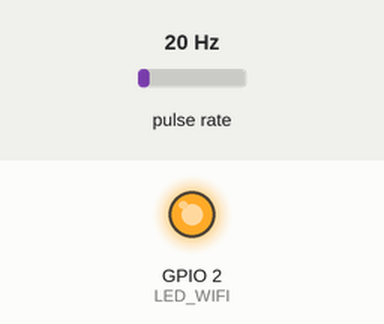
Bench run of a sketch on a simulated ESP32. On the bench: output pins drawn as LEDs (lit = HIGH). Wiring (inferred from the names in the program): pulse sensor: data GPIO 4. The test bench sets the inputs (shaded band); at power-on: pulse rate 20 Hz. WiFi joins after 1.5 s; servers stay silent unless stated; uploads are accepted with an empty reply; what the sketch prints to the serial monitor is not drawn.

Above: at 32.0 s.
At 62.1 s:
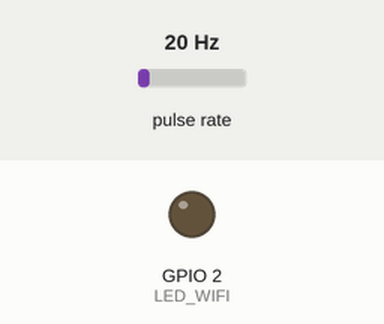
Timing chart, 0 to 80.0 s (numbered marks = the images above):
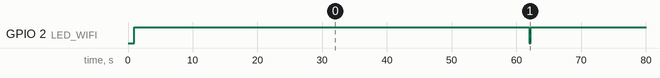

Measured:
- by itself, GPIO 2 (LED_WIFI): alternates HIGH for 59.8 s and LOW for 0.21 s

The sketch:

Post_Sensor_Data_To_Bharat_Pi_Cloud_Over_Wifi.ino
```cpp
// (licence header left out)
#include <HTTPClient.h>

#include <WiFi.h>
#include <WiFiClientSecure.h>
#include <WebServer.h>

const char* ssid = "<YOUR_WIFI_SSID>";
const char* password = "<YOUR_WIFI_PASSWORD>";


WiFiClientSecure* client = new WiFiClientSecure;

// Bharat Pi Webhook URL
static const char *syncUrl = "https://api.refillbot.in/api/webhook/high/device";

int dataSyncInterval = 60000;
int dataSyncCurrentMillis = 0;
int dataSyncPreviousMillis = 0;
int LED_WIFI = 2;
String devID = "";
// Bharat Pi Cloud Organization ID, Contact Bharatpi.net for this ID
String orgID = "ORG_ID";
String sensorName = "FL1"; // Sensor Identification Name.
String secID = "";
//Sensor Data which is changing
String sensorData = "00";
String payload = "";

///////FLOW SENSOR SPECIFIC VARIABLES//////// CHange this for your sensor
volatile byte pulseCount = 0;
float flowRate = 0.0;
unsigned int flowMilliLitres = 0;
unsigned long totalMilliLitres = 0;
long previousMillis = 0;
long currentMillis = 0;
int interval = 1000;
byte pulse1Sec = 0;
byte totalPulseCount = 0;
float calibrationFactor = 2.5;

//Bharat Pi Cloud Public Certificate
const char* rootCACertificate =
  "-----BEGIN CERTIFICATE-----\n"
  "MIIFazCCA1OgAwIBAgIRAIIQz7DSQONZRGPgu2OCiwAwDQYJKoZIhvcNAQELBQAw\n"
  "TzELMAkGA1UEBhMCVVMxKTAnBgNVBAoTIEludGVybmV0IFNlY3VyaXR5IFJlc2Vh\n"
  "cmNoIEdyb3VwMRUwEwYDVQQDEwxJU1JHIFJvb3QgWDEwHhcNMTUwNjA0MTEwNDM4\n"
  "WhcNMzUwNjA0MTEwNDM4WjBPMQswCQYDVQQGEwJVUzEpMCcGA1UEChMgSW50ZXJu\n"
  "ZXQgU2VjdXJpdHkgUmVzZWFyY2ggR3JvdXAxFTATBgNVBAMTDElTUkcgUm9vdCBY\n"
  "MTCCAiIwDQYJKoZIhvcNAQEBBQADggIPADCCAgoCggIBAK3oJHP0FDfzm54rVygc\n"
  "h77ct984kIxuPOZXoHj3dcKi/vVqbvYATyjb3miGbESTtrFj/RQSa78f0uoxmyF+\n"
  "0TM8ukj13Xnfs7j/EvEhmkvBioZxaUpmZmyPfjxwv60pIgbz5MDmgK7iS4+3mX6U\n"
  "A5/TR5d8mUgjU+g4rk8Kb4Mu0UlXjIB0ttov0DiNewNwIRt18jA8+o+u3dpjq+sW\n"
  "T8KOEUt+zwvo/7V3LvSye0rgTBIlDHCNAymg4VMk7BPZ7hm/ELNKjD+Jo2FR3qyH\n"
  "B5T0Y3HsLuJvW5iB4YlcNHlsdu87kGJ55tukmi8mxdAQ4Q7e2RCOFvu396j3x+UC\n"
  "B5iPNgiV5+I3lg02dZ77DnKxHZu8A/lJBdiB3QW0KtZB6awBdpUKD9jf1b0SHzUv\n"
  "KBds0pjBqAlkd25HN7rOrFleaJ1/ctaJxQZBKT5ZPt0m9STJEadao0xAH0ahmbWn\n"
  "OlFuhjuefXKnEgV4We0+UXgVCwOPjdAvBbI+e0ocS3MFEvzG6uBQE3xDk3SzynTn\n"
  "jh8BCNAw1FtxNrQHusEwMFxIt4I7mKZ9YIqioymCzLq9gwQbooMDQaHWBfEbwrbw\n"
  "qHyGO0aoSCqI3Haadr8faqU9GY/rOPNk3sgrDQoo//fb4hVC1CLQJ13hef4Y53CI\n"
  "rU7m2Ys6xt0nUW7/vGT1M0NPAgMBAAGjQjBAMA4GA1UdDwEB/wQEAwIBBjAPBgNV\n"
  "HRMBAf8EBTADAQH/MB0GA1UdDgQWBBR5tFnme7bl5AFzgAiIyBpY9umbbjANBgkq\n"
  "hkiG9w0BAQsFAAOCAgEAVR9YqbyyqFDQDLHYGmkgJykIrGF1XIpu+ILlaS/V9lZL\n"
  "ubhzEFnTIZd+50xx+7LSYK05qAvqFyFWhfFQDlnrzuBZ6brJFe+GnY+EgPbk6ZGQ\n"
  "3BebYhtF8GaV0nxvwuo77x/Py9auJ/GpsMiu/X1+mvoiBOv/2X/qkSsisRcOj/KK\n"
  "NFtY2PwByVS5uCbMiogziUwthDyC3+6WVwW6LLv3xLfHTjuCvjHIInNzktHCgKQ5\n"
  "ORAzI4JMPJ+GslWYHb4phowim57iaztXOoJwTdwJx4nLCgdNbOhdjsnvzqvHu7Ur\n"
  "TkXWStAmzOVyyghqpZXjFaH3pO3JLF+l+/+sKAIuvtd7u+Nxe5AW0wdeRlN8NwdC\n"
  "jNPElpzVmbUq4JUagEiuTDkHzsxHpFKVK7q4+63SM1N95R1NbdWhscdCb+ZAJzVc\n"
  "oyi3B43njTOQ5yOf+1CceWxG1bQVs5ZufpsMljq4Ui0/1lvh+wjChP4kqKOJ2qxq\n"
  "4RgqsahDYVvTH9w7jXbyLeiNdd8XM2w9U/t7y0Ff/9yi0GE44Za4rF2LN9d11TPA\n"
  "mRGunUHBcnWEvgJBQl9nJEiU0Zsnvgc/ubhPgXRR4Xq37Z0j4r7g1SgEEzwxA57d\n"
  "emyPxgcYxn/eR44/KJ4EBs+lVDR3veyJm+kXQ99b21/+jh5Xos1AnX5iItreGCc=\n"
  "-----END CERTIFICATE-----\n";

#define SENSOR 4

void IRAM_ATTR pulseCounter() {
  pulseCount++;
}


void setup() {
  Serial.begin(115200);
  pinMode(LED_WIFI, OUTPUT);
  pinMode(SENSOR, INPUT_PULLUP);
  digitalWrite(LED_WIFI, LOW);
  WiFi.begin(ssid, password);
  while (WiFi.status() != WL_CONNECTED) {
    delay(1000);
    Serial.println("Connecting to WiFi...");
    digitalWrite(LED_WIFI, HIGH);
  }


  pulseCount = 0;
  flowRate = 0.0;
  flowMilliLitres = 0;
  totalMilliLitres = 0;
  previousMillis = 0;

  dataSyncPreviousMillis = millis();

  Serial.println();
  Serial.println();
  Serial.println("Booting...");
  WiFi.setHostname("BharatPi-Node-Wifi-001");
  Serial.println("Hostname set to: ");
  Serial.println(WiFi.getHostname());

  devID = WiFi.macAddress(); //Set device ID
  Serial.print("Device ID set to: ");
  Serial.println(devID);
  attachInterrupt(digitalPinToInterrupt(SENSOR), pulseCounter, FALLING);

}

void loop() {
  // put your main code here, to run repeatedly:
  flowCompute();
  if (WiFi.status() != WL_CONNECTED) {
    digitalWrite(LED_WIFI, LOW);
    Serial.print("WiFi Connection lost. Status code: ");
    Serial.println(WiFi.status());
  } else {
    //WiFi is connected sync data and show WiFi LED ON
    digitalWrite(LED_WIFI, HIGH);
    //Serial.println("LED ON");
    //    Serial.println("WiFi Connection Restored! ");
    String dataToSync = String(totalMilliLitres / 1000); //+ "," + String(totalPulseCount);
    postData(String(dataToSync));
  }
}


void flowCompute(){
    currentMillis = millis();
    if (currentMillis - previousMillis > interval) {

      pulse1Sec = pulseCount;
      totalPulseCount += pulseCount;
      pulseCount = 0;

      // Because this loop may not complete in exactly 1 second intervals we calculate
      // the number of milliseconds that have passed since the last execution and use
      // that to scale the output. We also apply the calibrationFactor to scale the output
      // based on the number of pulses per second per units of measure (litres/minute in
      // this case) coming from the sensor.
      flowRate = ((1000.0 / (millis() - previousMillis)) * pulse1Sec) / calibrationFactor;
      previousMillis = millis();

      // Divide the flow rate in litres/minute by 60 to determine how many litres have
      // passed through the sensor in this 1 second interval, then multiply by 1000 to
      // convert to millilitres.
      flowMilliLitres = (flowRate / 60) * 1000;

      // Add the millilitres passed in this second to the cumulative total
      totalMilliLitres += flowMilliLitres;

      //Cache locally last read flow data
//      preferences.putString("LAST_DATA", String(totalMilliLitres));
//      preferences.putString("LAST_DATA_SYNC", lastEMDataCacheTime);

      // Print the flow rate for this second in litres / minute
      Serial.print("Flow rate: ");
      Serial.print(int(flowRate));  // Print the integer part of the variable
      Serial.print("L/min");
      Serial.print("\t");  // Print tab space

      // Print the cumulative total of litres flowed since starting
      Serial.print("Output Liquid Quantity: ");
      Serial.print(totalMilliLitres);
      Serial.print("mL / ");
      Serial.print(totalMilliLitres / 1000);
      Serial.println("L");
    }
}


// Data Post Demo
void postData(String dataTobePushed) {

  dataSyncCurrentMillis = millis();

  if (dataSyncCurrentMillis - dataSyncPreviousMillis > dataSyncInterval) {
    dataSyncPreviousMillis = dataSyncCurrentMillis;
    digitalWrite(LED_WIFI, LOW);
    Serial.println("LED OFF");
    Serial.println("Cloud sync inprogress....");
    //Secure wifi client to make https calls
    WiFiClientSecure* client = new WiFiClientSecure;

    String sensorData = "{\"did\":";
    sensorData = sensorData + "\"" + devID + "\",\"oid\":";
    sensorData = sensorData + "\"" + orgID + "\",\"data\":";
    sensorData = sensorData + "[{\"data\":";
    sensorData = sensorData + "\"" + dataTobePushed + "\",\"sid\":";
    sensorData = sensorData + "\"" + sensorName + "\"}";
    sensorData = sensorData + "],\"secret\":";
    sensorData = sensorData + "\"" + secID + "\"}";

    int dataSize = sensorData.length();
    Serial.print("Device json data set to: ");
    Serial.print(sensorData);

    if (client) {
      client->setCACert(rootCACertificate);

      {
        // Add a scoping block for HTTPClient https to make sure it is destroyed before WiFiClientSecure *client is
        HTTPClient https;

        Serial.print("[HTTPS] begin...\n");
        if (https.begin(*client, syncUrl)) {  // TODO: HTTPS dev server to be changed for production
          https.addHeader("Content-Type", "application/json");
          Serial.print("[HTTPS] POST...\n");
          // start connection and send HTTP header
          int httpCode = https.POST(sensorData);

          // httpCode will be negative on error
          if (httpCode == 200) {
            // HTTP header has been send and Server response header has been handled
            Serial.printf("[HTTPS] POST return code: %d\n", httpCode);

            // Get return code
            if (httpCode == HTTP_CODE_OK || httpCode == HTTP_CODE_MOVED_PERMANENTLY) {
              payload = https.getString();
              Serial.println(payload);
            }
            digitalWrite(LED_WIFI, HIGH);
            Serial.println("LED ON");
          } else {
            Serial.printf("[HTTPS] POST... failed, error: %s\n", https.errorToString(httpCode).c_str());
            digitalWrite(LED_WIFI, LOW);
            Serial.println("LED OFF [HTTPS] POST... failed, error");
          }
          https.end();
        } else {
          Serial.printf("[HTTPS] Unable to connect\n");
          digitalWrite(LED_WIFI, LOW);
          Serial.println("LED OFF Unable to connect");
        }
        // End extra scoping block not for now
      }
      delete client;
    } else {
      Serial.println("ERROR: Unable to create secure WiFi client. Check certificate.");
    }
    Serial.println();
  }
}
```
